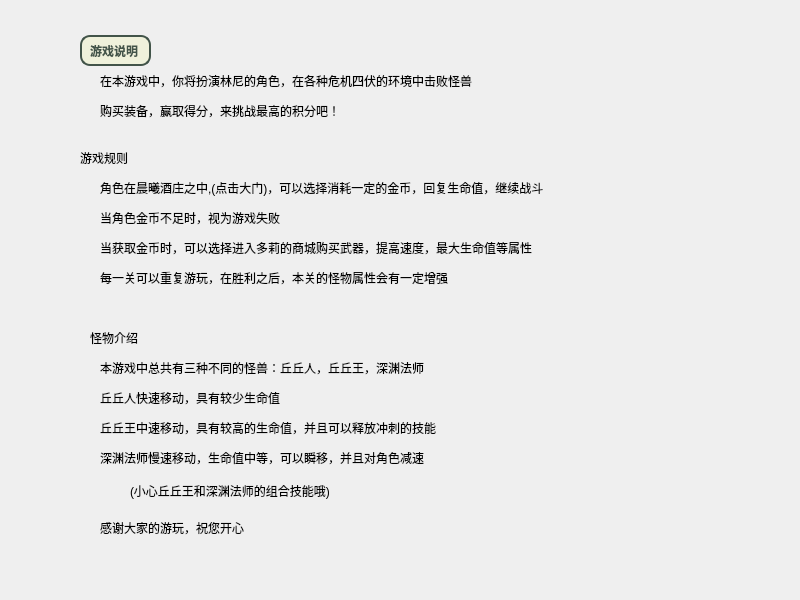
<?xml version="1.0" encoding="UTF-8"?>
<ui version="4.0">
 <class>Introduction</class>
 <widget class="QMainWindow" name="Introduction">
  <property name="geometry">
   <rect>
    <x>0</x>
    <y>0</y>
    <width>800</width>
    <height>600</height>
   </rect>
  </property>
  <property name="windowTitle">
   <string>MainWindow</string>
  </property>
  <widget class="QWidget" name="centralwidget">
   <widget class="QLabel" name="label_2">
    <property name="geometry">
     <rect>
      <x>80</x>
      <y>35</y>
      <width>71</width>
      <height>31</height>
     </rect>
    </property>
    <property name="styleSheet">
     <string notr="true">color: #425449;             /* 设置文字颜色 */
background-color: #EFF1DB;  /* 设置背景颜色 */
font-weight: bold;          /* 设置字体加粗 */
border: 2px solid #425449; /* 设置文字边框 */
border-radius: 10px;        /* 设置文字边框圆角 */
padding: 5px;               /* 设置文字内边距 */
</string>
    </property>
    <property name="text">
     <string>游戏说明</string>
    </property>
   </widget>
   <widget class="QLabel" name="label_3">
    <property name="geometry">
     <rect>
      <x>80</x>
      <y>150</y>
      <width>71</width>
      <height>16</height>
     </rect>
    </property>
    <property name="text">
     <string>游戏规则</string>
    </property>
   </widget>
   <widget class="QLabel" name="label_4">
    <property name="geometry">
     <rect>
      <x>100</x>
      <y>180</y>
      <width>621</width>
      <height>16</height>
     </rect>
    </property>
    <property name="text">
     <string>角色在晨曦酒庄之中,(点击大门)，可以选择消耗一定的金币，回复生命值，继续战斗</string>
    </property>
   </widget>
   <widget class="QLabel" name="label_5">
    <property name="geometry">
     <rect>
      <x>100</x>
      <y>210</y>
      <width>391</width>
      <height>16</height>
     </rect>
    </property>
    <property name="text">
     <string>当角色金币不足时，视为游戏失败</string>
    </property>
   </widget>
   <widget class="QLabel" name="label_6">
    <property name="geometry">
     <rect>
      <x>100</x>
      <y>240</y>
      <width>721</width>
      <height>16</height>
     </rect>
    </property>
    <property name="text">
     <string>当获取金币时，可以选择进入多莉的商城购买武器，提高速度，最大生命值等属性</string>
    </property>
   </widget>
   <widget class="QLabel" name="label_7">
    <property name="geometry">
     <rect>
      <x>90</x>
      <y>330</y>
      <width>71</width>
      <height>16</height>
     </rect>
    </property>
    <property name="text">
     <string>怪物介绍</string>
    </property>
   </widget>
   <widget class="QLabel" name="label_8">
    <property name="geometry">
     <rect>
      <x>100</x>
      <y>360</y>
      <width>551</width>
      <height>16</height>
     </rect>
    </property>
    <property name="text">
     <string>本游戏中总共有三种不同的怪兽：丘丘人，丘丘王，深渊法师</string>
    </property>
   </widget>
   <widget class="QLabel" name="label_9">
    <property name="geometry">
     <rect>
      <x>100</x>
      <y>390</y>
      <width>321</width>
      <height>16</height>
     </rect>
    </property>
    <property name="text">
     <string>丘丘人快速移动，具有较少生命值</string>
    </property>
   </widget>
   <widget class="QLabel" name="label_10">
    <property name="geometry">
     <rect>
      <x>100</x>
      <y>420</y>
      <width>591</width>
      <height>16</height>
     </rect>
    </property>
    <property name="text">
     <string>丘丘王中速移动，具有较高的生命值，并且可以释放冲刺的技能</string>
    </property>
   </widget>
   <widget class="QLabel" name="label_11">
    <property name="geometry">
     <rect>
      <x>100</x>
      <y>450</y>
      <width>561</width>
      <height>16</height>
     </rect>
    </property>
    <property name="text">
     <string>深渊法师慢速移动，生命值中等，可以瞬移，并且对角色减速</string>
    </property>
   </widget>
   <widget class="QLabel" name="label_1">
    <property name="geometry">
     <rect>
      <x>100</x>
      <y>70</y>
      <width>641</width>
      <height>21</height>
     </rect>
    </property>
    <property name="text">
     <string>在本游戏中，你将扮演林尼的角色，在各种危机四伏的环境中击败怪兽</string>
    </property>
   </widget>
   <widget class="QLabel" name="label_12">
    <property name="geometry">
     <rect>
      <x>100</x>
      <y>270</y>
      <width>741</width>
      <height>16</height>
     </rect>
    </property>
    <property name="text">
     <string>每一关可以重复游玩，在胜利之后，本关的怪物属性会有一定增强</string>
    </property>
   </widget>
   <widget class="QLabel" name="label_13">
    <property name="geometry">
     <rect>
      <x>100</x>
      <y>100</y>
      <width>571</width>
      <height>21</height>
     </rect>
    </property>
    <property name="text">
     <string>购买装备，赢取得分，来挑战最高的积分吧！</string>
    </property>
   </widget>
   <widget class="QLabel" name="label_14">
    <property name="geometry">
     <rect>
      <x>130</x>
      <y>480</y>
      <width>581</width>
      <height>21</height>
     </rect>
    </property>
    <property name="text">
     <string>(小心丘丘王和深渊法师的组合技能哦)</string>
    </property>
   </widget>
   <widget class="QLabel" name="label_15">
    <property name="geometry">
     <rect>
      <x>100</x>
      <y>520</y>
      <width>381</width>
      <height>16</height>
     </rect>
    </property>
    <property name="text">
     <string>感谢大家的游玩，祝您开心</string>
    </property>
   </widget>
  </widget>
 </widget>
 <resources/>
 <connections/>
</ui>
